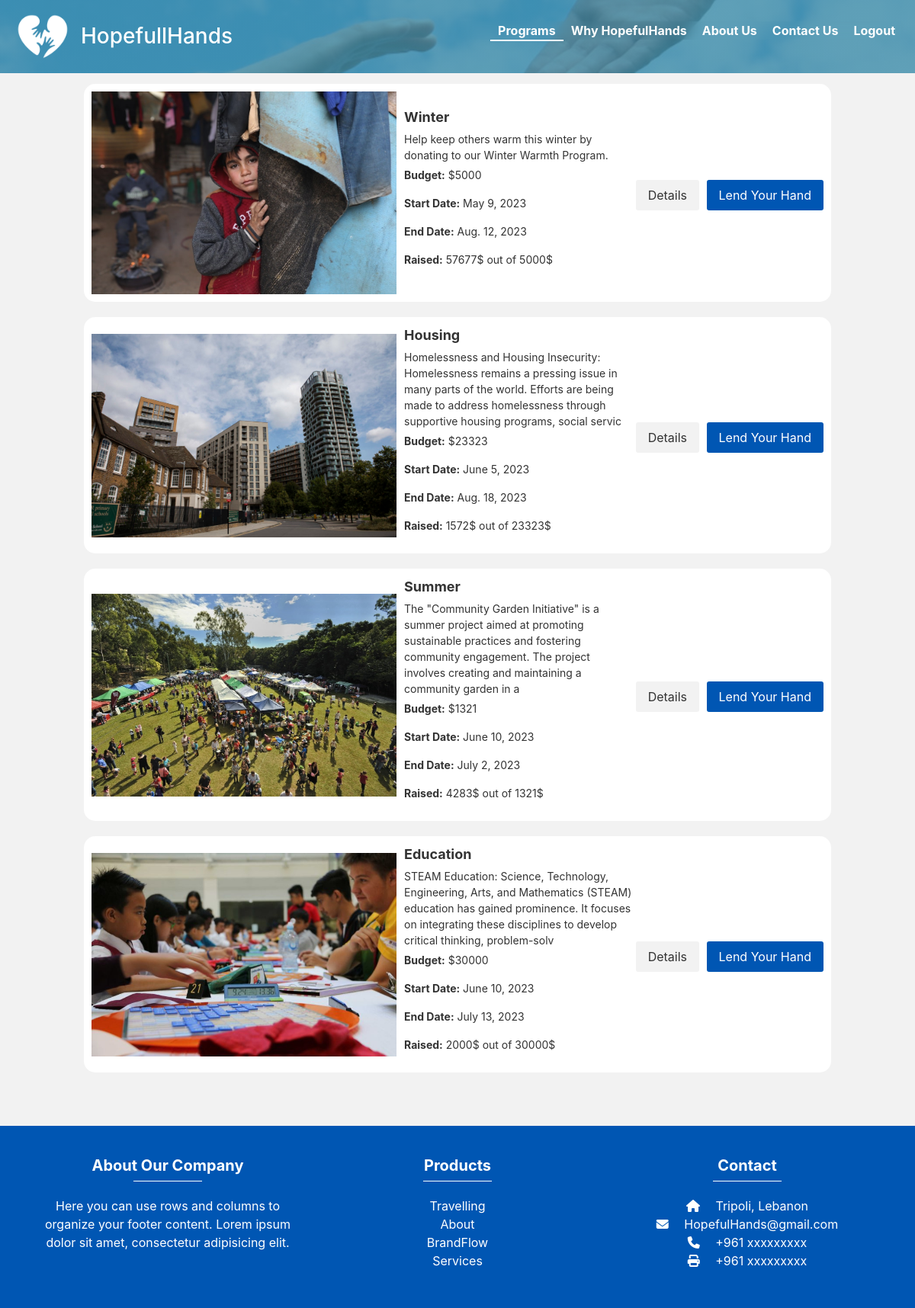
The app's page /programs/ (signed in) with its own data.
### app1/models.py (models this page shows, shortened)
class Program(models.Model):
    program_name = models.CharField(max_length=40)
    program_description = models.CharField(max_length=400)
    program_summary = models.CharField(max_length=200, default='Default Value')
    program_image = models.ImageField(upload_to='images/')
    budget = models.IntegerField()
    start_date = models.DateField()
    end_date = models.DateField()
    raised = models.IntegerField(default=0)
    program_challenge = models.CharField(max_length=2000, default='Default Value')
    program_objective = models.CharField(max_length=2000, default='Default Value')
    program_plan = models.CharField(max_length=2000, default='Default Value')

### app1/views.py (the view)
# urls.py: re_path(r'^.*programs/$', programs, name='programs'),
def programs(request):
    programs = Program.objects.all()
    context = {'programs': programs}
    return render(request, 'pages/programs.html', context)

### templates/pages/programs.html (shortened to what this page needs)
<!DOCTYPE html>
<html lang="en">
<head>
</head>
<body style="background-color: #f2f2f2;">
{% block content %}
  {% include 'components/navbar.html' %}
    {% include 'components/programInfo.html' %}
  {% include 'components/footer.html' %}
{% endblock %}
</body>
</html>

### templates/components/programInfo.html (shortened to what this page needs)
<!DOCTYPE html>
<html>
<head>
</head>
<body>
  <div class="program-container">
    <ul class="program-list">
      {% for program in programs|slice:":4" %}
        <li class="program-item">
          <img class="program-image" src="{{ program.program_image.url }}" alt="Program Image">
          <div class="program-details">
            <div class="program-name">{{ program.program_name }}</div>
            <div class="program-description">{{ program.program_description }}</div>
            <p><strong>Budget:</strong> ${{ program.budget }}</p>
            <p><strong>Start Date:</strong> {{ program.start_date }}</p>
            <p><strong>End Date:</strong> {{ program.end_date }}</p>
            <p><strong>Raised:</strong> {{ program.raised }}$ out of {{ program.budget }}$</p>
          </div>
          <div>
            <a href="{% url 'program_details' program_id=program.id %}" class="details-button">Details</a>
            <a href="{% url 'donate' %}" class="donate-button">Lend Your Hand</a>
          </div>
        </li>
      {% endfor %}
    </ul>
  </div>
</body>
</html>

### templates/components/navbar.html (style rules this page uses)
body { margin: 0; padding: 0; font-family: Arial, sans-serif; }

### templates/components/programInfo.html (style rules this page uses)
body { background-color: #f2f2f2; }
.program-container { margin-top:80px !important; margin: 20px 80px; padding: 30px; background-color: #f2f2f2; }
.program-list { list-style: none; padding: 0; }
.program-item { background-color: #fff; border-radius: 15px; padding: 10px; margin-bottom: 20px; transition: all 0.3s ease; display: flex; align-items: center; color: #333333; }
.program-name { font-size: 18px; font-weight: bold; margin-bottom: 5px; flex: 1; }
.program-description { margin-bottom: 5px; flex: 1; width: 100%; }
.program-image { max-width: 400px; height: auto; margin-right: 10px; flex-shrink: 0; }
.program-details { font-size: 14px; flex: 1; width: 100%; }
.details-button, .donate-button { display: inline-block; background-color: #f2f2f2; color: #333333; padding: 8px 16px; border-radius: 3px; text-decoration: none; transition: box-shadow 0.3s ease; margin-top: 5px; margin-left: 5px; }
.donate-button { background-color: #0056b3; color: #fff; }

### records on screen
Program: program_image (picture), program_name "Winter", program_description "Help keep others warm this winter by donating to our Winter Warmth Program.", budget "5000", start_date "May 9, 2023", end_date "Aug. 12, 2023", raised "57677"
Program: program_image (picture), program_name "Housing", program_description "Homelessness and Housing Insecurity: Homelessness remains a pressing issue in many parts of the world. Efforts are being made to address homelessness through supportive housing programs, social servic", budget "23323", start_date "June 5, 2023", end_date "Aug. 18, 2023", raised "1572"
Program: program_image (picture), program_name "Summer", program_description "The \"Community Garden Initiative\" is a summer project aimed at promoting sustainable practices and fostering community engagement. The project involves creating and maintaining a community garden in a", budget "1321", start_date "June 10, 2023", end_date "July 2, 2023", raised "4283"
Program: program_image (picture), program_name "Education", program_description "STEAM Education: Science, Technology, Engineering, Arts, and Mathematics (STEAM) education has gained prominence. It focuses on integrating these disciplines to develop critical thinking, problem-solv", budget "30000", start_date "June 10, 2023", end_date "July 13, 2023", raised "2000"
